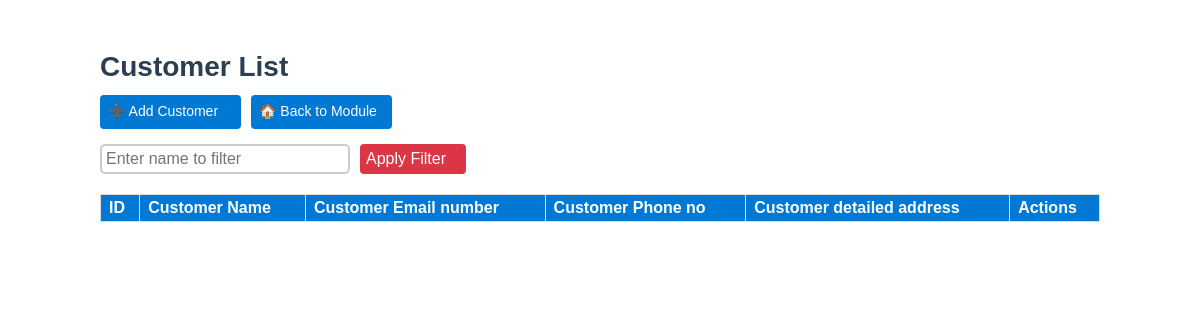
Before: /sales-department/customer/ with the older database file.
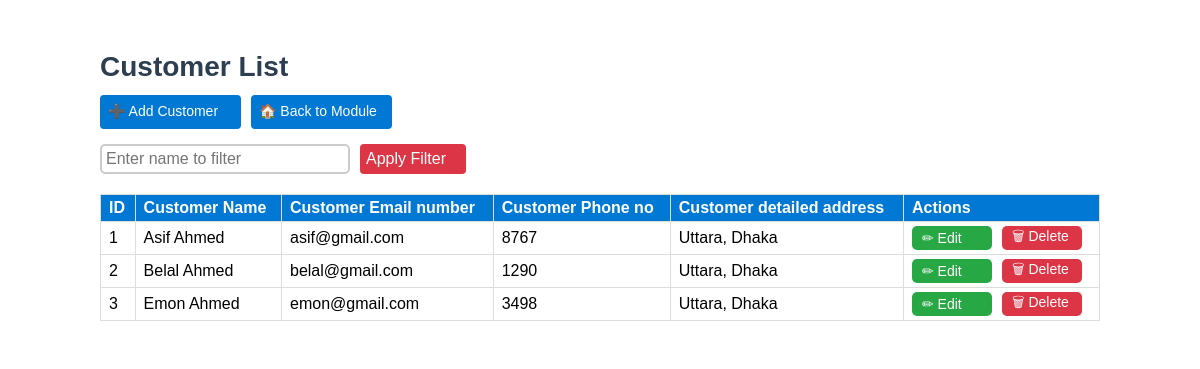
After: the same page with the newer database file.
### customer/models.py (models this page shows, shortened)
class Customer(models.Model):
    customer_name = models.CharField(max_length=255)
    customer_email = models.EmailField(unique=True)
    customer_phone = models.CharField(max_length=15, unique=True)
    customer_address = models.TextField(blank=True, null=True)
    created_at = models.DateTimeField(auto_now_add=True)  # Timestamp for when customer was added
    updated_at = models.DateTimeField(auto_now=True)  # Timestamp for last update

### customer/views.py (the view)
# urls.py: path("", customer_list, name="customer_list"),
def customer_list(request):
    query = request.GET.get("search", "")
    customers = Customer.objects.filter(customer_name__icontains=query) if query else Customer.objects.all()
    return render(request, 'customer/customer_list.html', {'customers': customers, 'search_query': query})

### customer/templates/customer/customer_list.html (shortened to what this page needs)
{% block content %}
<div class="form-container">
    <h2>Customer List</h2>
    <div class="nav-buttons">
        <a href="{% url 'customer_create' %}" class="nav-button">➕ Add Customer</a>
        <a href="{% url 'construction_department' %}" class="nav-button">🏠 Back to Module</a>
    </div>
    <div class="filter-container">
        <input type="text" id="filterName" class="filter-box" placeholder="Enter name to filter">
        <button onclick="applyFilter()" class="apply-button">Apply Filter</button>
    </div>
    <table>
        <thead>
            <tr>
                <th>ID</th>
                <th>Customer Name</th>
                <th>Customer Email number</th>
                <th>Customer Phone no</th>
                <th>Customer detailed address</th>
                <th>Actions</th>
            </tr>
        </thead>
        <tbody>
            {% for customer in customers %}
            <tr>
                <td>{{ customer.id }}</td>
                <td class="name">{{ customer.customer_name }}</td>
                <td>{{ customer.customer_email }}</td>
                <td>{{ customer.customer_phone }}</td>
                <td>{{ customer.customer_address }}</td>
                <td>
                    <div class="action-buttons">
                        <a href="{% url 'customer_edit' customer.id %}" class="action-button edit">✏ Edit</a>
                        <a href="{% url 'customer_delete' customer.id %}" class="action-button delete">🗑 Delete</a>
                    </div>
                </td>
            </tr>
            {% endfor %}
        </tbody>
    </table>
</div>
{% endblock %}

### customer/templates/customer/customer_list.html (style rules this page uses)
.form-container { max-width: 1000px; margin: 0 auto; padding: 20px; background: white; border-radius: 5px; box-shadow: none; }
body, th, td, input, a, .nav-button, .filter-box, .apply-button, .action-button { font-family: "Trebuchet MS", sans-serif; }
h2 { text-align: left; color: #2c3e50; margin-bottom: 12px; font-size: 28px; }
table { width: 100%; border-collapse: collapse; margin-top: 20px; }
th, td { border: 1px solid #ddd; padding: 4px 8px; text-align: left; height: 18px; }
th { background-color: #0078D4; color: white; }
.nav-buttons { display: flex; gap: 10px; margin-bottom: 15px; }
.nav-button { background: #0078D4; color: white; padding: 8px; border-radius: 4px; text-decoration: none; width: 125px; height: 18px; font-size: 14px; }
.filter-container { display: flex; gap: 10px; margin-bottom: 15px; }
.filter-box { width: 25%; padding: 4px; font-size: 16px; border-radius: 5px; border: 2px solid #ccc; }
.apply-button { width: 106px; background: #dc3545; color: white; padding: 6px; border-radius: 4px; font-size: 16px; border: none; cursor: pointer; text-align: left; }
.action-buttons { display: flex; gap: 10px; align-items: center; }
.action-button { width: 60px; height: 4px; padding: 10px; display: flex; align-items: center; justify-content: left; text-decoration: none; font-size: 14px; border-radius: 5px; }
.action-button.edit { background: #28a745; color: white; }
.action-button.delete { background: #dc3545; color: white; }

Changed rows visible on the page:
added Customer: id "1", customer_name "Asif Ahmed", customer_email "asif@gmail.com", customer_phone "8767", customer_address "Uttara, Dhaka"
added Customer: id "2", customer_name "Belal Ahmed", customer_email "belal@gmail.com", customer_phone "1290", customer_address "Uttara, Dhaka"
added Customer: id "3", customer_name "Emon Ahmed", customer_email "emon@gmail.com", customer_phone "3498", customer_address "Uttara, Dhaka"
